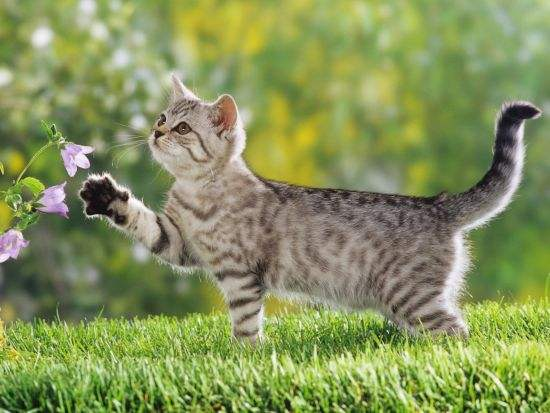
#> input picture openCV_python/images/cat.jpg, 550 x 413 px
$ jupyter execute Image_BasicOpration2.ipynb   (shell and % lines are left out)
#> lines starting #> are read from the running program, lines starting #| are printed output that depends on the picture; after the words box and inside, x2 and y2 are one past the last pixel; in counts of white or black regions, pixels touching at a corner belong together
# 阈值处理

参考：https://www.cnblogs.com/polly333/p/7284223.html

[cell 1]
import cv2
import matplotlib.pyplot as plt


img = cv2.imread('images/cat.jpg')
#> img is the input picture: shape (413, 550, 3); mean B, G, R 90.9, 147.1, 134

img_gray = cv2.cvtColor(img, cv2.COLOR_BGR2GRAY)
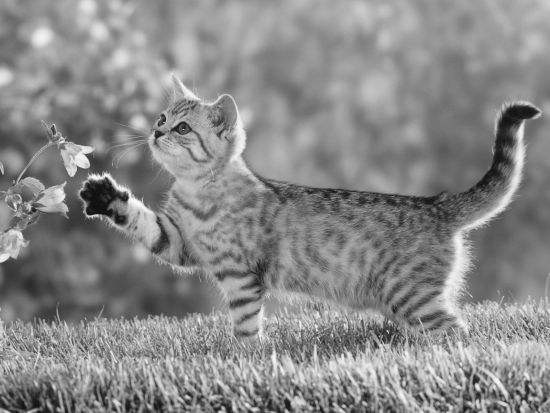
#> img_gray: shape (413, 550); min 1, max 255, mean 136.8

#plt.imshow(img_gray)
ret,thresh1 = cv2.threshold(img_gray,127,255,cv2.THRESH_BINARY)
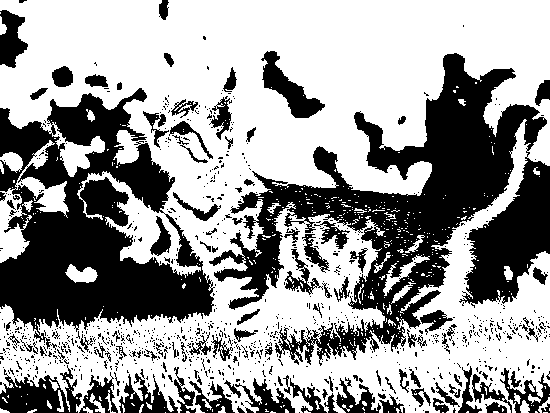
#> thresh1: shape (413, 550); 61% white; 987 black regions (877 under 20 px), largest, box (x1, y1, x2, y2) and area: (209, 53, 550, 366) 37434, (0, 88, 215, 350) 28166, (0, 365, 82, 413) 2132
ret,thresh2 = cv2.threshold(img_gray,127,255,cv2.THRESH_BINARY_INV)
ret,thresh3 = cv2.threshold(img_gray,127,255,cv2.THRESH_TRUNC)
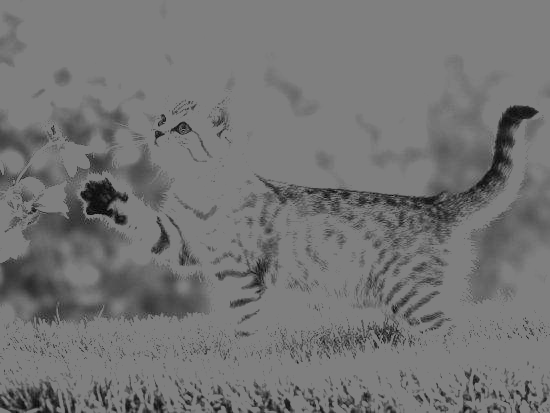
#> thresh3: shape (413, 550); min 1, max 127, mean 115.8
ret,thresh4 = cv2.threshold(img_gray,127,255,cv2.THRESH_TOZERO)
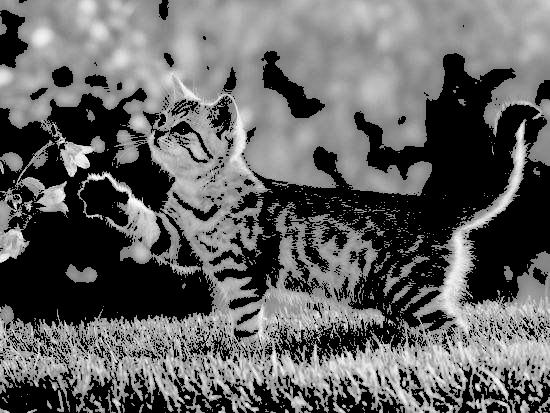
#> thresh4: shape (413, 550); min 0, max 255, mean 98.4
ret,thresh5 = cv2.threshold(img_gray,127,255,cv2.THRESH_TOZERO_INV)
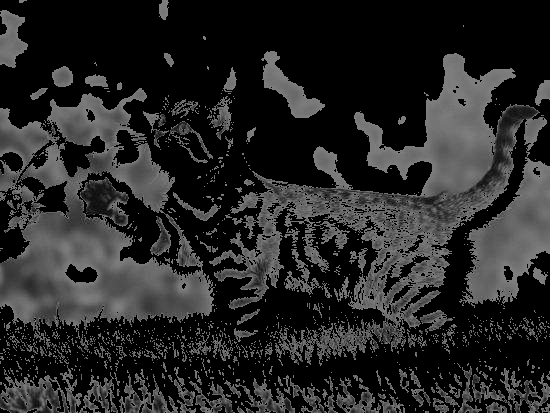
#> thresh5: shape (413, 550); min 0, max 127, mean 38.3

titles = ['original','Binary','Binary_INV','TRUNC','TOZERO','TOZERO_INV']
images = [img_gray, thresh1, thresh2, thresh3, thresh4, thresh5]

for i in range(6):
    #print(i)
    plt.subplot(2,3,i+1),plt.imshow(images[i],'gray')
    plt.title(titles[i])
    plt.xticks([]),plt.yticks([])
plt.show()

## 自适应阈值
方法cv.adaptiveThreshold

void cv::adaptiveThreshold(
    cv::InputArray src, // 输入图像
    double maxValue, // 向上最大值
    int adaptiveMethod, // 自适应方法，平均或高斯
    int thresholdType // 阈值化类型
    int blockSize, // 块大小
    double C // 常量
);

[cell 2]
img_gray = cv2.medianBlur(img_gray,5)  #均值滤波
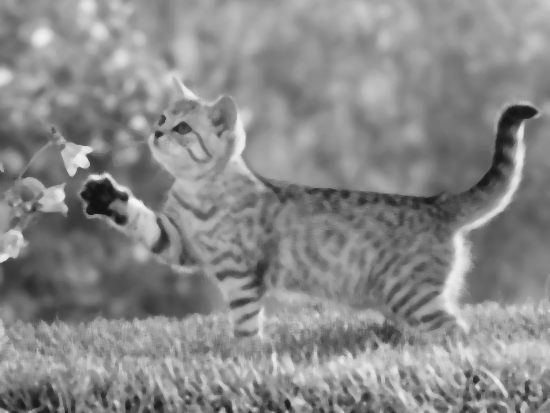
#> img_gray: shape (413, 550); min 16, max 247, mean 136.9
ret,th1 = cv2.threshold(img_gray,127,255,cv2.THRESH_BINARY)
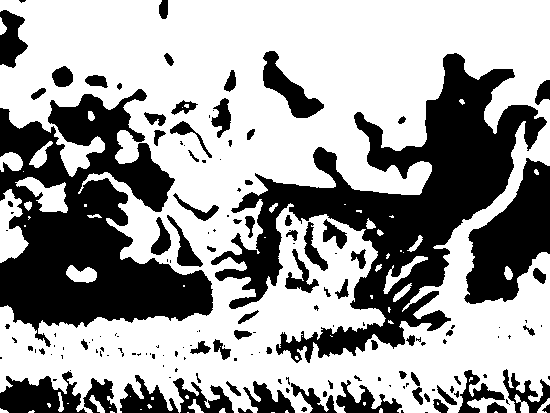
#> th1: shape (413, 550); 62.1% white; 162 black regions (86 under 20 px), largest, box (x1, y1, x2, y2) and area: (211, 53, 547, 363) 31473, (0, 89, 213, 347) 27974, (464, 158, 550, 304) 7033
th2 = cv2.adaptiveThreshold(img_gray,255,cv2.ADAPTIVE_THRESH_MEAN_C,cv2.THRESH_BINARY,11,2)
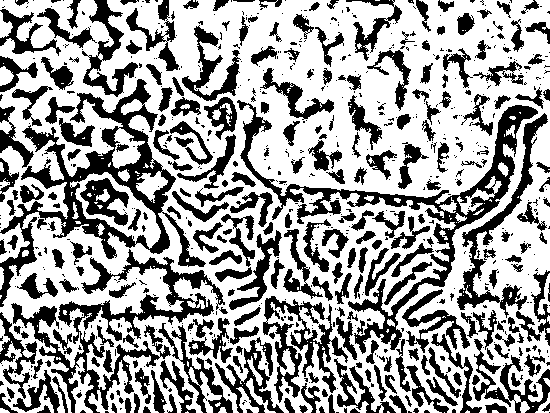
#> th2: shape (413, 550); 62.6% white; 722 black regions (454 under 20 px), largest, box (x1, y1, x2, y2) and area: (0, 79, 206, 307) 8800, (237, 100, 538, 354) 7834, (11, 249, 225, 413) 7002
th3 = cv2.adaptiveThreshold(img_gray,255,cv2.ADAPTIVE_THRESH_GAUSSIAN_C,cv2.THRESH_BINARY,11,2)
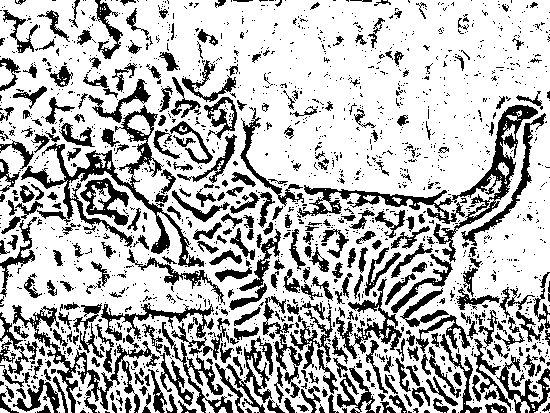
#> th3: shape (413, 550); 72.3% white; 1744 black regions (1383 under 20 px), largest, box (x1, y1, x2, y2) and area: (21, 105, 204, 267) 3777, (433, 105, 538, 262) 2436, (12, 305, 160, 413) 2387
titles = ['Original Image', 'Global Thresholding (v = 127)',
            'Adaptive Mean Thresholding', 'Adaptive Gaussian Thresholding']
images = [img_gray, th1, th2, th3]

for i in range(4):
    plt.subplot(2,2,i+1),plt.imshow(images[i],'gray')
    plt.title(titles[i])
    plt.xticks([]),plt.yticks([])
plt.show()

$ run again, with openCV_python/images/big.jpg copied over openCV_python/images/cat.jpg
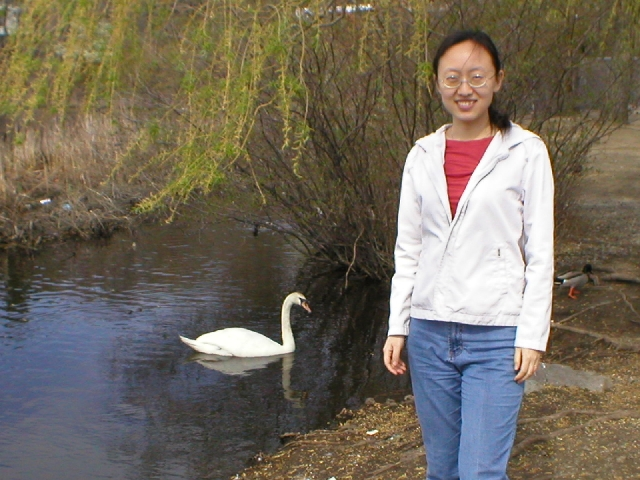
#> input picture openCV_python/images/big.jpg, 640 x 480 px
#> img is the input picture: shape (480, 640, 3); mean B, G, R 91, 105.2, 113.7
#> `ret,thresh1 = cv2.threshold(img_gray,127,255,cv2.THRESH_BINARY)`:
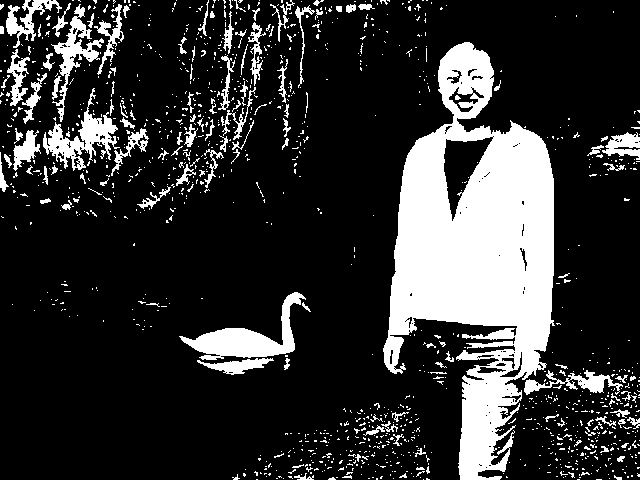
#> thresh1: shape (480, 640); 19.7% white; 1223 white regions (1100 under 20 px), largest, box (x1, y1, x2, y2) and area: (383, 42, 555, 480) 38712, (179, 292, 306, 360) 2782, (43, 88, 120, 171) 1975
#> th1: shape (480, 640); 17.8% white; 202 white regions (127 under 20 px), largest, box (x1, y1, x2, y2) and area: (383, 42, 554, 480) 39202, (181, 292, 309, 374) 3447, (43, 111, 117, 167) 1885
#> th2: shape (480, 640); 63.7% white; 1391 black regions (768 under 20 px), largest, box (x1, y1, x2, y2) and area: (219, 28, 517, 480) 10455, (139, 220, 356, 406) 6816, (501, 81, 640, 384) 6535
#> `th3 = cv2.adaptiveThreshold(img_gray,255,cv2.ADAPTIVE_THRESH_GAUSSIAN_..`:
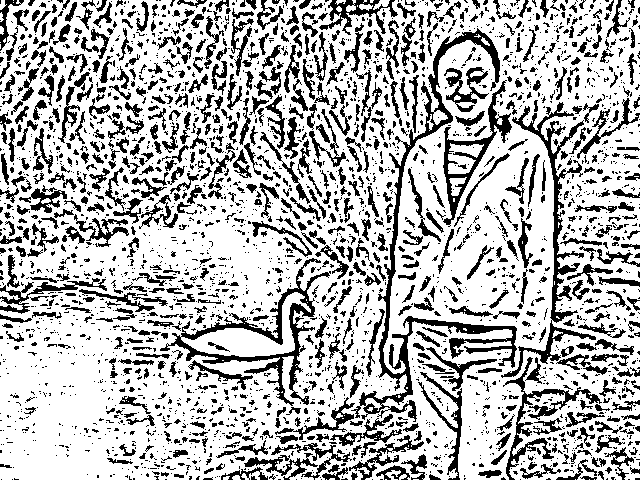
#> th3: shape (480, 640); 72% white; 2919 black regions (2153 under 20 px), largest, box (x1, y1, x2, y2) and area: (351, 28, 517, 422) 5592, (160, 258, 331, 406) 3292, (501, 102, 596, 378) 3076

$ run again, with openCV_python/images/clahe.jpg copied over openCV_python/images/cat.jpg
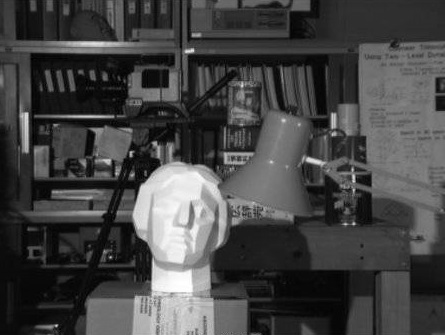
#> input picture openCV_python/images/clahe.jpg, 445 x 335 px
#> img is the input picture: shape (335, 445, 3); min 0, max 255, mean 69
#> `ret,thresh1 = cv2.threshold(img_gray,127,255,cv2.THRESH_BINARY)`:
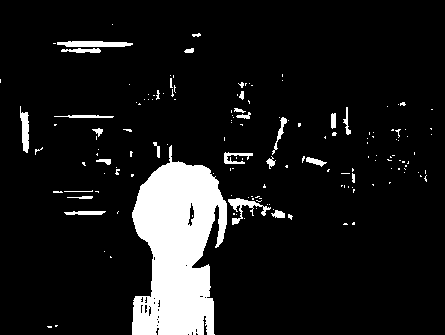
#> thresh1: shape (335, 445); 10.2% white; 156 white regions (129 under 20 px), largest, box (x1, y1, x2, y2) and area: (132, 145, 227, 335) 12021, (57, 41, 133, 47) 381, (228, 198, 271, 225) 338
#> th1: shape (335, 445); 9.7% white; 37 white regions (12 under 20 px), largest, box (x1, y1, x2, y2) and area: (132, 148, 227, 335) 12177, (59, 41, 131, 53) 540, (20, 112, 29, 152) 263
#> th2: shape (335, 445); 62.1% white; 366 black regions (225 under 20 px), largest, box (x1, y1, x2, y2) and area: (0, 0, 445, 335) 38038, (156, 184, 219, 313) 1749, (265, 265, 408, 335) 1484
#> `th3 = cv2.adaptiveThreshold(img_gray,255,cv2.ADAPTIVE_THRESH_GAUSSIAN_..`:
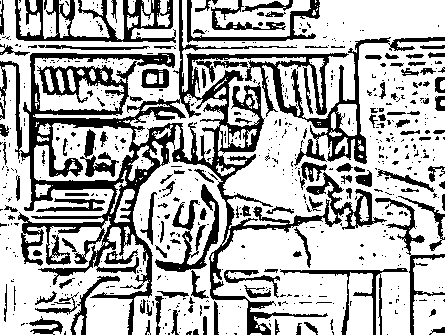
#> th3: shape (335, 445); 69.6% white; 638 black regions (509 under 20 px), largest, box (x1, y1, x2, y2) and area: (0, 0, 445, 335) 24723, (15, 0, 176, 43) 2576, (155, 184, 219, 272) 1500
